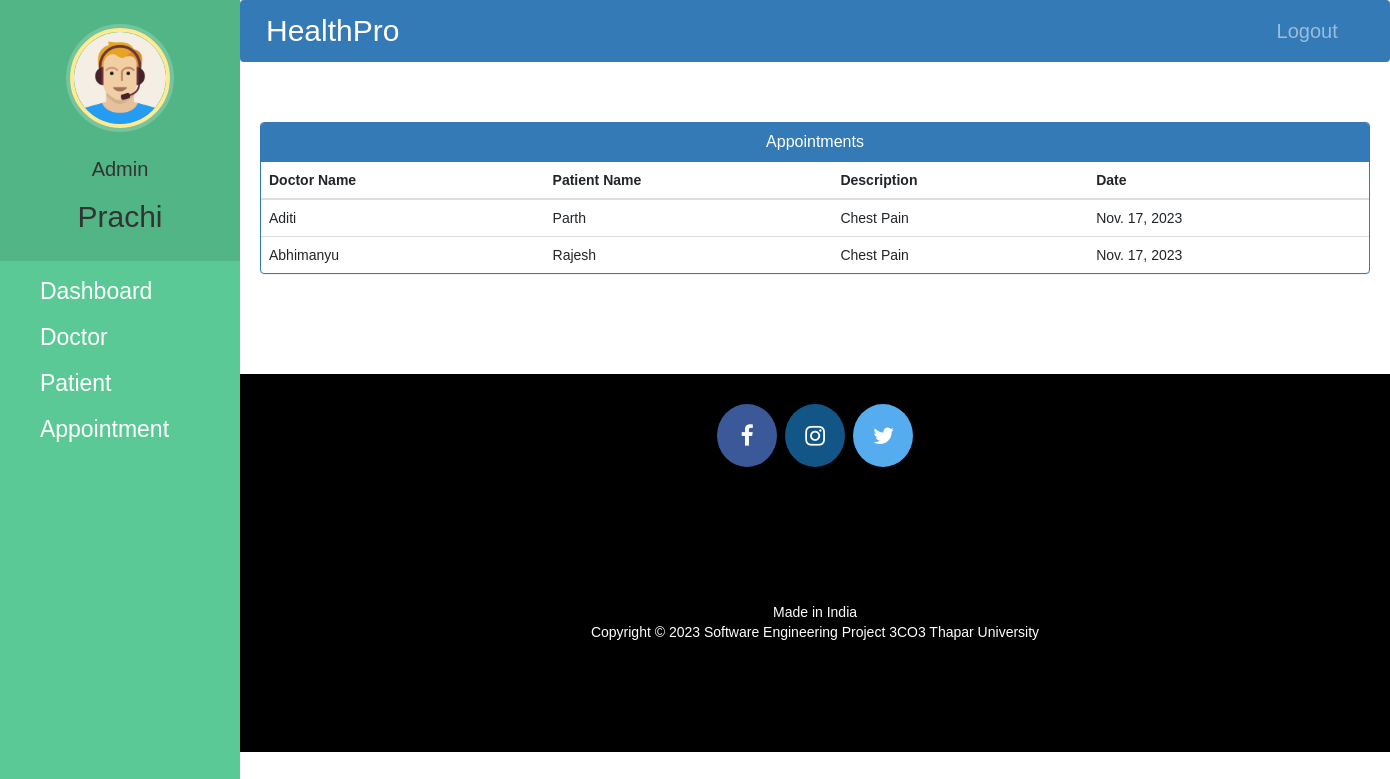
/admin-view-appointment (signed in), run on the app's committed database.
### hospital/models.py (models this page shows)
class Appointment(models.Model):
    patientId=models.PositiveIntegerField(null=True)
    doctorId=models.PositiveIntegerField(null=True)
    patientName=models.CharField(max_length=40,null=True)
    doctorName=models.CharField(max_length=40,null=True)
    appointmentDate=models.DateField(auto_now=True)
    description=models.TextField(max_length=500)
    status=models.BooleanField(default=False)

### hospital/views.py (the view)
# urls.py: path('admin-view-appointment', views.admin_view_appointment_view,name='admin-view-appointment'),
@login_required(login_url='adminlogin')
@user_passes_test(is_admin)
def admin_view_appointment_view(request):
    appointments=models.Appointment.objects.all().filter(status=True)
    return render(request,'hospital/admin_view_appointment.html',{'appointments':appointments})

### hospital/views.py (called while the page is built)
def is_admin(user):
    return user.groups.filter(name='ADMIN').exists()

### templates/hospital/admin_view_appointment.html (shortened to what this page needs)
{% extends 'hospital/admin_base.html' %}
{% block content %}
<head>
  <link href="//netdna.bootstrapcdn.com/bootstrap/3.0.0/css/bootstrap.min.css" rel="stylesheet" id="bootstrap-css">
</head>
<div class="container">
  <div class="panel panel-primary">
    <div class="panel-heading">
      <h6 class="panel-title">Appointments</h6>
    </div>
    <table class="table table-hover" id="dev-table">
      <thead>
        <tr>
          <th>Doctor Name</th>
          <th>Patient Name</th>
          <th>Description</th>
          <th>Date</th>
        </tr>
      </thead>
      {% for a in appointments %}
      <tr>
        <td> {{a.doctorName}}</td>
        <td>{{a.patientName}}</td>
        <td>{{a.description}}</td>
        <td>{{a.appointmentDate}}</td>
      </tr>
      {% endfor %}
    </table>
  </div>
</div>
{% endblock content %}

### templates/hospital/admin_base.html (shortened to what this page needs)
<!DOCTYPE html>
{% load static %}
<html lang="en">
<head>
  <link rel="stylesheet" href="https://stackpath.bootstrapcdn.com/bootstrap/4.3.1/css/bootstrap.min.css">
  <link rel="stylesheet" href="https://maxcdn.bootstrapcdn.com/font-awesome/4.7.0/css/font-awesome.min.css">
  <link rel="stylesheet" href="{% static '/style.css' %}">
</head>
<body>
  <nav class="menu" tabindex="0">
    <header class="avatar">
      <img src="{% static "images/adminpropic.png" %}" />
      <br><br>
      <h6 style="font-size: 20px">Admin</h6>
      <h2 style="font-weight: 500;">{{request.user.first_name}}</h2>
    </header>
    <ul>
      <li tabindex="0" class="icon-dashboard"> <a style="color:white; text-decoration:none;font-size: 23px" href="/admin-dashboard"><span>Dashboard</span></a> </li>
      <li tabindex="0" class="icon-customers"> <a style="color:white; text-decoration:none;font-size: 23px" href="/admin-doctor"><span>Doctor</span></a></li>
      <li tabindex="0" class="icon-users"> <a style="color:white; text-decoration:none;font-size: 23px" href="/admin-patient"><span>Patient</span></a></li>
      <li tabindex="0" class="icon-calendar"> <a style="color:white; text-decoration:none;font-size: 23px" href="/admin-appointment"><span>Appointment</span></a></li>
    </ul>
  </nav>
  <main>
    <div class="bs-example">
      <nav class="navbar navbar-expand-md  navbar-dark fixed-top" style="background:#337AB7;">
        <a href="/admin-dashboard" class="navbar-brand" style="font-size: 30px">HealthPro</a>
        <div class="collapse navbar-collapse justify-content-between" id="navbarCollapse">
          <div class="navbar-nav" style=" margin-left: 90%;">
            <a href="/logout" class="nav-item nav-link" style="font-size: 20px">Logout</a>
          </div>
        </div>
      </nav>
    </div>
    <br><br>
    {% block content %}
    {% endblock content %}
    <br><br><br><br>
    <footer>
      <p>
        <a id="ftr" href="https://www.facebook.com/arshita.mehta.77" class="fa fa-facebook"></a>
        <a id="ftr" href="https://instagram.com/anushkas2111?igshid=dzMzOTZ5eXc5aWVp" class="fa fa-instagram"></a>
        <a id="ftr" href="https://x.com/21AnushkaSingh?s=09" class="fa fa-twitter"></a>
      </p>
      <br>
      <div class="container">
        <div class="row">
          <div class="col-md-12 col-sm-12">
            <div style="color:#ffffff;" class="wow fadeInUp footer-copyright">
              <p>Made in India <br>
                Copyright &copy; 2023 Software Engineering Project 3CO3 Thapar University </p>
            </div>
          </div>
        </div>
      </div>
    </footer>
  </main>
</body>
</html>

### static/style.css (style rules this page uses)
body { padding-left: 240px; }
main { position: relative; height: 100vh; }
.menu { background: #5bc995; height: 100vh; width: 240px; position: fixed; top: 0px; left: 0; z-index: 5; outline: none; }
.menu .avatar { background: rgba(0, 0, 0, 0.1); padding: 2em 0.5em; text-align: center; }
.menu .avatar img { width: 100px; border-radius: 50%; overflow: hidden; border: 4px solid #ffea92; box-shadow: 0 0 0 4px rgba(255, 255, 255, 0.2); }
.menu .avatar h2 { font-weight: normal; margin-bottom: 0; }
.menu ul { list-style: none; padding: 0.5em 0; margin: 0; }
.menu ul li { padding: 0.5em 1em 0.5em 3em; font-size: 0.95em; font-weight: regular; background-repeat: no-repeat; background-position: left 15px center; background-size: auto 20px; transition: all 0.15s linear; cursor: pointer; }
.menu ul li.icon-dashboard { background-image: url("http://www.entypo.com/images//gauge.svg"); }
.menu ul li.icon-customers { background-image: url("http://www.entypo.com/images//briefcase.svg"); }
.menu ul li.icon-users { background-image: url("http://www.entypo.com/images//users.svg"); }
.menu ul li.icon-calendar { background-image: url("http://www.entypo.com/images//calendar.svg"); }

### templates/hospital/admin_base.html (style rules this page uses)
a:link { text-decoration: none; }
* { font-family: 'Poppins', sans-serif; }
a { color: white; }
footer { padding: 0px 0px 0px 0px; background-color: black; margin: 0px; }
#ftr { padding: 20px; }
.fa { font-size: 23px; width: 60px; text-align: center; text-decoration: none; margin: 5px 2px; border-radius: 50%; }
.fa-facebook { background: #3B5998; color: white; margin-top: 30px; }
.fa-twitter { background: #55ACEE; color: white; }
.fa-instagram { background: #125688; color: white; }
p { text-align: center; }
* { font-family: poppins,sans-serif; }
body { padding-left: 240px; }
main { position: relative; height: 100vh; }
.menu { background: #5bc995; height: 100vh; width: 240px; position: fixed; top: 0px; left: 0; z-index: 5; outline: none; }
.menu .avatar { background: rgba(0, 0, 0, 0.1); padding: 2em 0.5em; text-align: center; }
.menu .avatar img { width: 100px; border-radius: 50%; overflow: hidden; border: 4px solid #ffea92; box-shadow: 0 0 0 4px rgba(255, 255, 255, 0.2); }
.menu .avatar h2 { font-weight: normal; margin-bottom: 0; }
.menu ul { list-style: none; padding: 0.5em 0; margin: 0; }
.menu ul li { padding: 0.5em 1em 0.5em 3em; font-size: 0.95em; font-weight: regular; background-repeat: no-repeat; background-position: left 15px center; background-size: auto 20px; transition: all 0.15s linear; cursor: pointer; }
.menu ul li.icon-dashboard { background-image: url("http://www.entypo.com/images//gauge.svg"); }
.menu ul li.icon-customers { background-image: url("http://www.entypo.com/images//briefcase.svg"); }
.menu ul li.icon-users { background-image: url("http://www.entypo.com/images//users.svg"); }
.menu ul li.icon-calendar { background-image: url("http://www.entypo.com/images//calendar.svg"); }

### templates/hospital/admin_view_appointment.html (style rules this page uses)
a:link { text-decoration: none; }
h6 { text-align: center; }
* { font-family: 'Poppins', sans-serif; }
.row { margin: 100px; }

### data on the page
Appointment: doctorName "Aditi", patientName "Parth", description "Chest Pain", appointmentDate "Nov. 17, 2023"
Appointment: doctorName "Abhimanyu", patientName "Rajesh", description "Chest Pain", appointmentDate "Nov. 17, 2023"

### other printed values
{{ request.user.first_name }} "Prachi"
